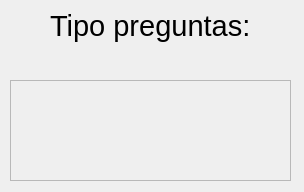
<?xml version="1.0" encoding="UTF-8"?>
<ui version="4.0">
 <class>Dialog</class>
 <widget class="QDialog" name="Dialog">
  <property name="geometry">
   <rect>
    <x>0</x>
    <y>0</y>
    <width>304</width>
    <height>192</height>
   </rect>
  </property>
  <property name="windowTitle">
   <string>Dialog</string>
  </property>
  <widget class="QScrollArea" name="scroll_visorTipoPreguntas">
   <property name="geometry">
    <rect>
     <x>10</x>
     <y>80</y>
     <width>281</width>
     <height>101</height>
    </rect>
   </property>
   <property name="widgetResizable">
    <bool>true</bool>
   </property>
   <widget class="QWidget" name="scrollAreaWidgetContents">
    <property name="geometry">
     <rect>
      <x>0</x>
      <y>0</y>
      <width>279</width>
      <height>99</height>
     </rect>
    </property>
   </widget>
  </widget>
  <widget class="QLabel" name="label">
   <property name="geometry">
    <rect>
     <x>50</x>
     <y>0</y>
     <width>241</width>
     <height>51</height>
    </rect>
   </property>
   <property name="font">
    <font>
     <pointsize>22</pointsize>
    </font>
   </property>
   <property name="text">
    <string>Tipo preguntas:</string>
   </property>
  </widget>
 </widget>
 <resources/>
 <connections/>
</ui>
